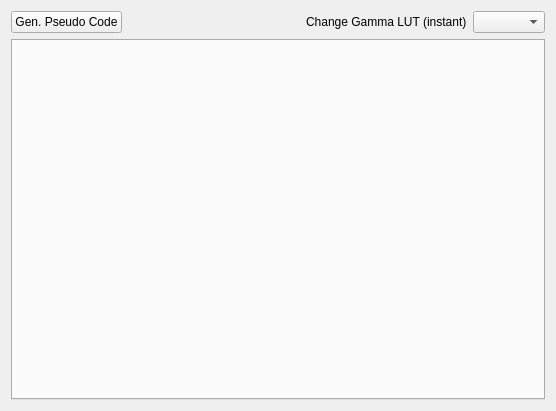
<?xml version="1.0" encoding="UTF-8"?>
<ui version="4.0">
 <class>GMA</class>
 <widget class="QWidget" name="GMA">
  <property name="geometry">
   <rect>
    <x>0</x>
    <y>0</y>
    <width>556</width>
    <height>411</height>
   </rect>
  </property>
  <property name="windowTitle">
   <string>GMA</string>
  </property>
  <layout class="QGridLayout" name="gridLayout">
   <item row="0" column="0">
    <widget class="QPushButton" name="GMA_genPseudoCode_btn">
     <property name="text">
      <string>Gen. Pseudo Code</string>
     </property>
    </widget>
   </item>
   <item row="0" column="1">
    <spacer name="horizontalSpacer">
     <property name="orientation">
      <enum>Qt::Horizontal</enum>
     </property>
     <property name="sizeHint" stdset="0">
      <size>
       <width>211</width>
       <height>20</height>
      </size>
     </property>
    </spacer>
   </item>
   <item row="0" column="2">
    <widget class="QLabel" name="label">
     <property name="text">
      <string>Change Gamma LUT (instant)</string>
     </property>
    </widget>
   </item>
   <item row="0" column="3">
    <widget class="QComboBox" name="GMA_changeGLUT_lb"/>
   </item>
   <item row="1" column="0" colspan="4">
    <widget class="QTabWidget" name="GMA_curveTabs_tw"/>
   </item>
  </layout>
 </widget>
 <resources/>
 <connections/>
</ui>
